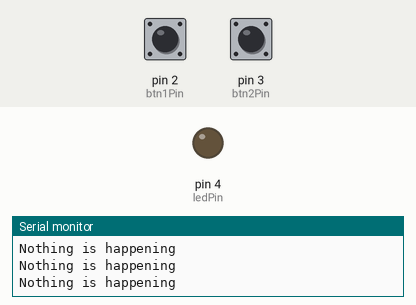
Bench run of a sketch on a simulated Arduino Uno, built with avr-gcc and run on an emulated ATmega328P. Parts: output pins drawn as LEDs (lit = HIGH), the last lines printed to the serial monitor. Dashed ring = blinking. The inputs (shaded band) are chosen by the test bench; at power-on: pin 2 (btn1Pin) HIGH, pin 3 (btn2Pin) HIGH.

Above: at 1.2 s.
1.3 s: pin 2 (btn1Pin) pulled LOW for 3.2 s
At 1.7 s:
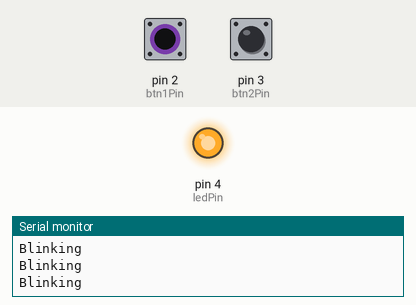
6.0 s: pin 3 (btn2Pin) pulled LOW for 0.15 s
At 6.9 s:
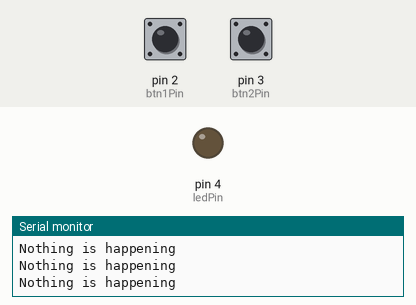
9.1 s: pin 2 (btn1Pin) pulled LOW for 0.15 s
At 9.19 s:
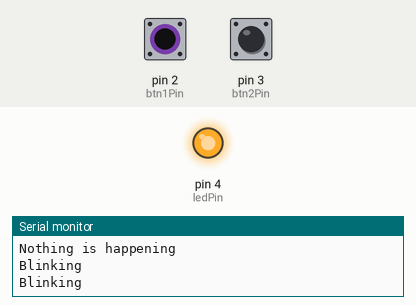
12.2 s: pin 3 (btn2Pin) pulled LOW for 1 s
At 13.5 s:
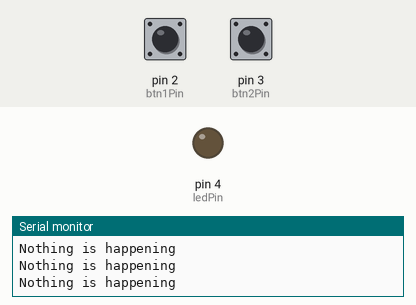
16.2 s: pin 2 (btn1Pin) driven LOW and pin 3 (btn2Pin) driven LOW
At 16.6 s:
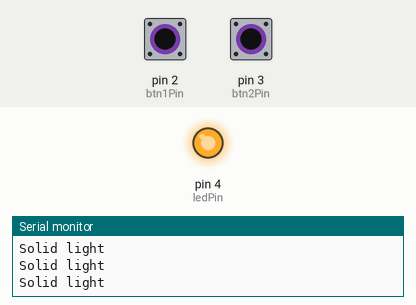
18.1 s: pin 2 (btn1Pin) driven HIGH
At 19.0 s:
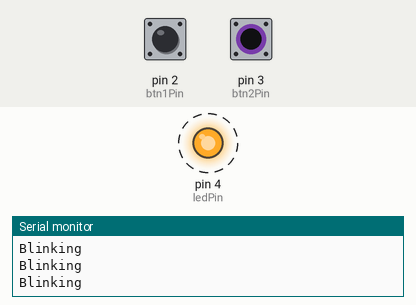
Timing chart, 0 to 22.1 s (numbered marks = the images above; inputs shaded):
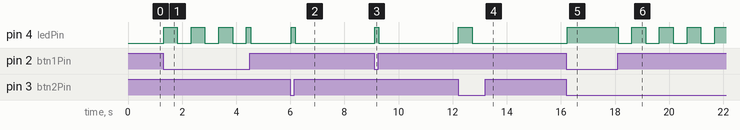

The sketch:

sketch_sep4a.ino
```cpp
#define btn1Pin 2
#define btn2Pin 3
#define ledPin 4

void setup() {
  // put your setup code here, to run once:
  pinMode(btn1Pin, INPUT_PULLUP);
  pinMode(btn2Pin, INPUT_PULLUP);
  pinMode(ledPin, OUTPUT);
  Serial.begin(9600);
}

void loop() {
  // put your main code here, to run repeatedly:
  bool btn1State = !digitalRead(btn1Pin);
  bool btn2State = !digitalRead(btn2Pin);

  static unsigned long int lastBlink = millis();

  if (btn1State && btn2State) {
    Serial.println("Solid light");
    digitalWrite(ledPin, HIGH);
  }else if (btn1State || btn2State) {
    Serial.println("Blinking");

    if (millis() - lastBlink > 500) {
      digitalWrite(ledPin, !digitalRead(ledPin));
      lastBlink = millis();
    }

  }else {
    Serial.println("Nothing is happening");
    digitalWrite(ledPin, LOW);
  }

}
```

Measured:
- after the input at 1.3 s, pin 4 (ledPin): goes 3 × (HIGH 0.51 s, LOW 0.51 s), HIGH 0.16 s, then LOW, starting at once
- after the input at 6.0 s, pin 4 (ledPin): LOW → HIGH at once, → LOW 0.15 s later
- after the input at 9.1 s, pin 4 (ledPin): LOW → HIGH at once, → LOW 0.16 s later
- after the input at 12.2 s, pin 4 (ledPin): LOW → HIGH at once, → LOW 0.51 s later
- after the input at 16.2 s, pin 4 (ledPin): LOW → HIGH at once
- after the input at 18.1 s, pin 4 (ledPin): alternates HIGH for 0.51 s and LOW for 0.51 s, starting at once
